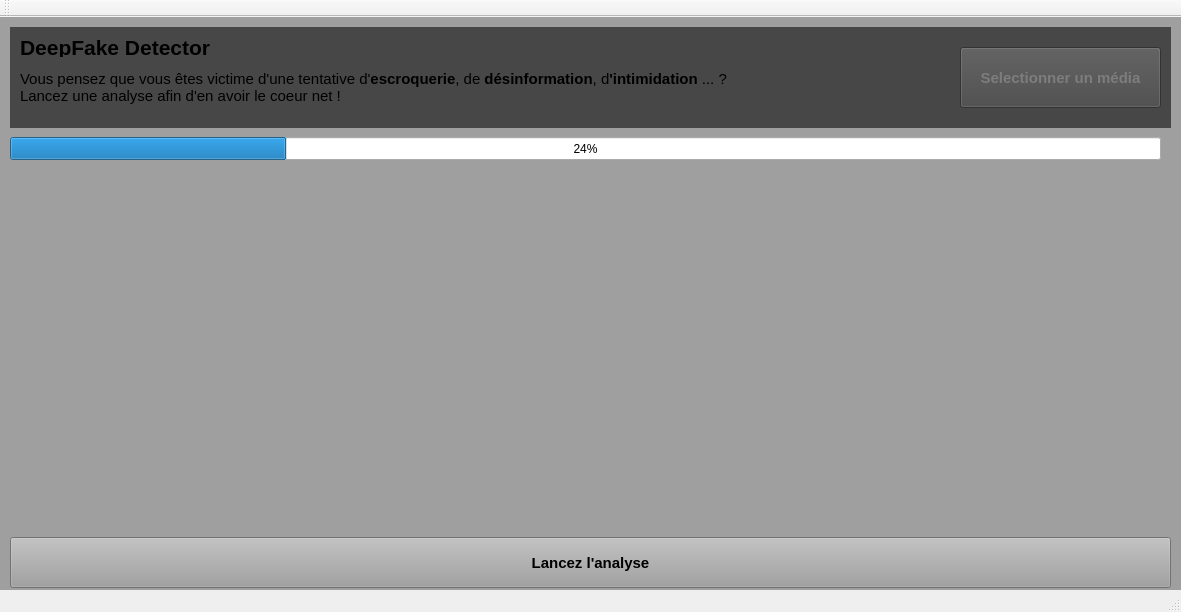
<?xml version="1.0" encoding="UTF-8"?>
<ui version="4.0">
 <class>DeepFakeDetector</class>
 <widget class="QMainWindow" name="DeepFakeDetector">
  <property name="geometry">
   <rect>
    <x>0</x>
    <y>0</y>
    <width>1181</width>
    <height>612</height>
   </rect>
  </property>
  <property name="minimumSize">
   <size>
    <width>1181</width>
    <height>612</height>
   </size>
  </property>
  <property name="maximumSize">
   <size>
    <width>1181</width>
    <height>612</height>
   </size>
  </property>
  <property name="windowTitle">
   <string>MainWindow</string>
  </property>
  <widget class="QWidget" name="centralwidget">
   <widget class="QFrame" name="Title">
    <property name="geometry">
     <rect>
      <x>10</x>
      <y>10</y>
      <width>1161</width>
      <height>101</height>
     </rect>
    </property>
    <property name="styleSheet">
     <string notr="true">background-color: rgb(0, 0, 0);
background-color: rgb(71, 71, 71);</string>
    </property>
    <property name="frameShape">
     <enum>QFrame::NoFrame</enum>
    </property>
    <widget class="QLabel" name="label">
     <property name="geometry">
      <rect>
       <x>10</x>
       <y>10</y>
       <width>701</width>
       <height>21</height>
      </rect>
     </property>
     <property name="font">
      <font>
       <pointsize>16</pointsize>
       <bold>true</bold>
      </font>
     </property>
     <property name="midLineWidth">
      <number>3</number>
     </property>
     <property name="text">
      <string>DeepFake Detector </string>
     </property>
    </widget>
    <widget class="QLabel" name="Legend">
     <property name="enabled">
      <bool>true</bool>
     </property>
     <property name="geometry">
      <rect>
       <x>10</x>
       <y>30</y>
       <width>721</width>
       <height>61</height>
      </rect>
     </property>
     <property name="sizePolicy">
      <sizepolicy hsizetype="Preferred" vsizetype="Expanding">
       <horstretch>7</horstretch>
       <verstretch>4</verstretch>
      </sizepolicy>
     </property>
     <property name="font">
      <font>
       <pointsize>11</pointsize>
       <bold>false</bold>
      </font>
     </property>
     <property name="acceptDrops">
      <bool>false</bool>
     </property>
     <property name="midLineWidth">
      <number>3</number>
     </property>
     <property name="text">
      <string>&lt;html&gt;&lt;head/&gt;&lt;body&gt;&lt;p&gt;Vous pensez que vous êtes victime d'une tentative d'&lt;span style=&quot; font-weight:700;&quot;&gt;escroquerie&lt;/span&gt;, de &lt;span style=&quot; font-weight:700;&quot;&gt;désinformation&lt;/span&gt;, d&lt;span style=&quot; font-weight:700;&quot;&gt;'&lt;/span&gt;&lt;span style=&quot; font-weight:700;&quot;&gt;intimidation&lt;/span&gt; ... ?&lt;br/&gt;Lancez une analyse afin d'en avoir le coeur net !&lt;/p&gt;&lt;/body&gt;&lt;/html&gt;</string>
     </property>
    </widget>
    <widget class="QPushButton" name="SelectMedia">
     <property name="geometry">
      <rect>
       <x>950</x>
       <y>20</y>
       <width>201</width>
       <height>61</height>
      </rect>
     </property>
     <property name="font">
      <font>
       <pointsize>11</pointsize>
       <bold>true</bold>
      </font>
     </property>
     <property name="styleSheet">
      <string notr="true">color: rgb(125, 125, 125);</string>
     </property>
     <property name="text">
      <string>Selectionner un média</string>
     </property>
     <property name="checkable">
      <bool>false</bool>
     </property>
     <property name="autoDefault">
      <bool>false</bool>
     </property>
    </widget>
   </widget>
   <widget class="QFrame" name="VideoImgAudio">
    <property name="geometry">
     <rect>
      <x>10</x>
      <y>150</y>
      <width>1161</width>
      <height>371</height>
     </rect>
    </property>
    <property name="styleSheet">
     <string notr="true">selection-background-color: rgb(167, 190, 255);</string>
    </property>
    <property name="frameShape">
     <enum>QFrame::NoFrame</enum>
    </property>
   </widget>
   <widget class="QProgressBar" name="progressBar">
    <property name="geometry">
     <rect>
      <x>10</x>
      <y>120</y>
      <width>1151</width>
      <height>23</height>
     </rect>
    </property>
    <property name="value">
     <number>24</number>
    </property>
   </widget>
   <widget class="QFrame" name="frame">
    <property name="geometry">
     <rect>
      <x>-10</x>
      <y>-170</y>
      <width>1251</width>
      <height>811</height>
     </rect>
    </property>
    <property name="styleSheet">
     <string notr="true">background-color: rgb(159, 159, 159);</string>
    </property>
    <property name="frameShape">
     <enum>QFrame::StyledPanel</enum>
    </property>
    <property name="frameShadow">
     <enum>QFrame::Raised</enum>
    </property>
    <widget class="QPushButton" name="SelectMedia_2">
     <property name="geometry">
      <rect>
       <x>20</x>
       <y>690</y>
       <width>1161</width>
       <height>51</height>
      </rect>
     </property>
     <property name="font">
      <font>
       <pointsize>11</pointsize>
       <bold>true</bold>
      </font>
     </property>
     <property name="text">
      <string>Lancez l'analyse</string>
     </property>
     <property name="checkable">
      <bool>false</bool>
     </property>
     <property name="autoDefault">
      <bool>false</bool>
     </property>
    </widget>
   </widget>
   <zorder>frame</zorder>
   <zorder>Title</zorder>
   <zorder>VideoImgAudio</zorder>
   <zorder>progressBar</zorder>
  </widget>
  <widget class="QStatusBar" name="statusbar"/>
  <widget class="QToolBar" name="toolBar">
   <property name="windowTitle">
    <string>toolBar</string>
   </property>
   <attribute name="toolBarArea">
    <enum>TopToolBarArea</enum>
   </attribute>
   <attribute name="toolBarBreak">
    <bool>false</bool>
   </attribute>
  </widget>
 </widget>
 <resources/>
 <connections/>
</ui>
